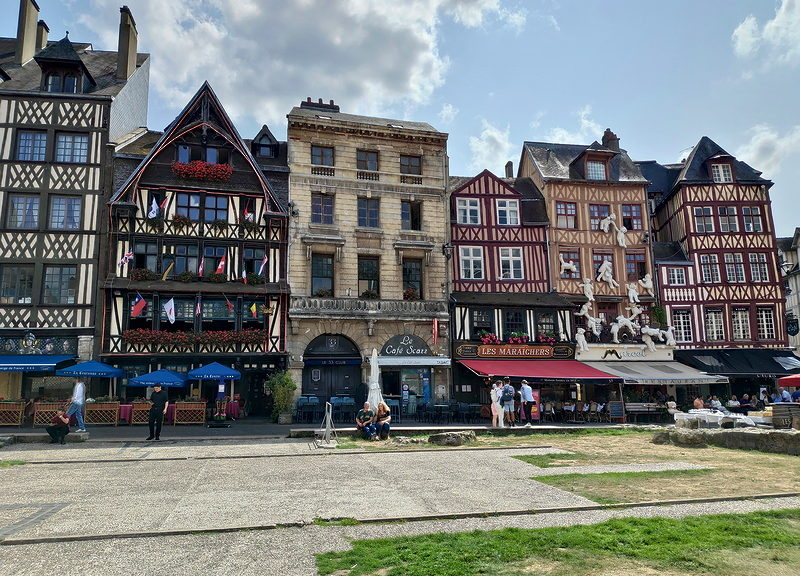
#> input picture course/code/data/basics/rouen.jpg, 800 x 576 px; its folder holds 4 pictures in this run
$ python 03_geometric_transforms.py
#> lines starting #> are read from the running program, lines starting #| are printed output that depends on the picture; after the words box and inside, x2 and y2 are one past the last pixel; in counts of white or black regions, pixels touching at a corner belong together
### course/code/cvutils.py
"""Small helpers shared by every lesson script.

Each lesson is a plain Python script:

    python 05_filtering.py            # opens the figures in a window
    python 05_filtering.py --save out # writes the figures to out/ instead

The helpers only deal with loading data and drawing figures, so the computer
vision code in the lessons stays readable.
"""
import argparse
from pathlib import Path

import cv2
import matplotlib
import numpy as np

DATA = Path(__file__).resolve().parent / "data"

_save_dir = None
_prefix = ""


def setup(lesson):
    """Parse the command line. Call once at the top of a lesson script."""
    global _save_dir, _prefix
    parser = argparse.ArgumentParser(description=f"Lesson {lesson}")
    parser.add_argument("--save", metavar="DIR", help="save figures to DIR instead of showing them")
    args = parser.parse_args()
    _prefix = lesson
    if args.save:
        matplotlib.use("Agg")
        _save_dir = Path(args.save)
        _save_dir.mkdir(parents=True, exist_ok=True)
    np.random.seed(0)


def path(name):
    """Absolute path of a file inside the data/ folder."""
    return DATA / name


def imread(name, flags=cv2.IMREAD_COLOR):
    """cv2.imread that fails loudly instead of silently returning None."""
    img = cv2.imread(str(path(name)), flags)
    if img is None:
        raise FileNotFoundError(f"could not read {path(name)}")
    return img


def _draw(ax, img, title, cmap):
    if img.ndim == 3:
        # OpenCV stores colour images as BGR, Matplotlib expects RGB.
        ax.imshow(cv2.cvtColor(img, cv2.COLOR_BGR2RGB))
    elif img.dtype == np.uint8:
        # Never let Matplotlib stretch the contrast of a uint8 image.
        ax.imshow(img, cmap=cmap, vmin=0, vmax=255)
    elif img.dtype == bool:
        ax.imshow(img, cmap=cmap, vmin=0, vmax=1)
    else:
        ax.imshow(img, cmap=cmap)
    if title:
        ax.set_title(title, fontsize=10)
    ax.axis("off")


# --8<-- [start:show]
def show(name, images, titles=None, cols=None, size=3.4, cmap="gray"):
    """Draw a grid of images. Colour images are assumed to be BGR."""
    import matplotlib.pyplot as plt

    n = len(images)
    cols = cols or n
    rows = (n + cols - 1) // cols
    h, w = images[0].shape[:2]
    cell_h = size * min(max(h / w, 0.3), 1.6)       # follow the aspect ratio of the images
    fig, axes = plt.subplots(rows, cols, figsize=(size * cols, (cell_h + 0.35) * rows), squeeze=False)
    for i, ax in enumerate(axes.flat):
        if i < n:
            _draw(ax, images[i], titles[i] if titles else None, cmap)
        else:
            ax.axis("off")
    finish(name, fig)
# --8<-- [end:show]


def figure(cols=1, rows=1, size=(4.2, 3.2)):
    """Create a figure for custom plots (histograms, curves, 3-D...)."""
    import matplotlib.pyplot as plt

    return plt.subplots(rows, cols, figsize=(size[0] * cols, size[1] * rows), squeeze=False)


def finish(name, fig):
    """Save the figure (with --save) or show it."""
    import matplotlib.pyplot as plt

    fig.tight_layout()
    if _save_dir is not None:
        out = _save_dir / f"{_prefix}-{name}.webp"
        fig.savefig(out, dpi=110, pil_kwargs={"quality": 82})
        print(f"saved {out}")
        plt.close(fig)
    else:
        plt.show()

### course/code/03_geometric_transforms.py
"""Lesson 03 - Geometric transforms: rotation, homogeneous coordinates, affine and perspective warps."""
import cv2
import numpy as np

import cvutils as U

U.setup("03")

# --8<-- [start:rotate_point]
def rotation(theta):
    c, s = np.cos(theta), np.sin(theta)
    return np.array([[c, -s],
                     [s, c]])


p = np.array([2, 4])
p_rot = rotation(np.pi / 2) @ p
print(p, "->", p_rot.round(3))   # [2 4] -> [-4. 2.]
# --8<-- [end:rotate_point]

fig, axes = U.figure(1, 1, size=(3.6, 3.6))
ax = axes[0, 0]
for q, c, label in [(p, "#2563eb", "p"), (p_rot, "#dc2626", "R(90°) p")]:
    ax.plot([0, q[0]], [0, q[1]], color=c)
    ax.plot(*q, "o", color=c, label=label)
ax.axhline(0, color="k", lw=.8)
ax.axvline(0, color="k", lw=.8)
ax.set_xlim(-5, 5)
ax.set_ylim(-5, 5)
ax.set_aspect("equal")
ax.grid(alpha=.3)
ax.legend()
U.finish("rotate-point", fig)


# --8<-- [start:homogeneous]
def T(tx, ty):
    return np.array([[1, 0, tx], [0, 1, ty], [0, 0, 1]], float)


def R(theta):
    c, s = np.cos(theta), np.sin(theta)
    return np.array([[c, -s, 0], [s, c, 0], [0, 0, 1]])


def S(sx, sy):
    return np.array([[sx, 0, 0], [0, sy, 0], [0, 0, 1]], float)


M = T(1.5, 2.3) @ R(np.pi / 2) @ S(1, 1)      # scale, then rotate, then translate
ph = np.array([2, 4, 1])                      # the point (2, 4) in homogeneous form
q = M @ ph
back = np.linalg.inv(M) @ q                   # the inverse undoes the whole chain
print(q[:2], back[:2])                        # [-2.5  4.3] [2. 4.]

# 3-D works the same way with 4x4 matrices: [[R, t], [0 0 0 1]]
# --8<-- [end:homogeneous]

img = U.imread("basics/rouen.jpg")
#> in imread, img is the input picture: shape (576, 800, 3); mean B, G, R 121, 122.6, 118.6
h, w = img.shape[:2]
#> h = 576; w = 800


# --8<-- [start:forward]
def warp_forward(img, A):
    """Push every source pixel to its destination: leaves holes."""
    out = np.zeros_like(img)
    ys, xs = np.mgrid[0:img.shape[0], 0:img.shape[1]]
    src = np.stack([xs.ravel(), ys.ravel(), np.ones(xs.size)])  # 3 x N, (x, y, 1)
    dst = A @ src
    xd, yd = np.round(dst[0]).astype(int), np.round(dst[1]).astype(int)
    ok = (xd >= 0) & (xd < img.shape[1]) & (yd >= 0) & (yd < img.shape[0])
    out[yd[ok], xd[ok]] = img[ys.ravel()[ok], xs.ravel()[ok]]
    return out
# --8<-- [end:forward]


# --8<-- [start:inverse]
def warp_inverse(img, A, out_shape=None):
    """For every *destination* pixel, look up where it comes from (no holes)."""
    oh, ow = out_shape or img.shape[:2]
    A_inv = np.linalg.inv(A)
    ys, xs = np.mgrid[0:oh, 0:ow]
    dst = np.stack([xs.ravel(), ys.ravel(), np.ones(xs.size)])
    src = A_inv @ dst
    src = src[:2] / src[2]                      # divide by w (needed for perspective)
    xs_src, ys_src = np.round(src).astype(int)  # nearest neighbour lookup
    ok = (xs_src >= 0) & (xs_src < img.shape[1]) & (ys_src >= 0) & (ys_src < img.shape[0])
    out = np.zeros((oh, ow) + img.shape[2:], img.dtype)
    out.reshape(oh * ow, -1)[ok] = img[ys_src[ok], xs_src[ok]].reshape(ok.sum(), -1)
    return out
# --8<-- [end:inverse]


# rotate 30 degrees and scale 1.4x around the image centre
A = T(w / 2, h / 2) @ R(np.deg2rad(30)) @ S(1.4, 1.4) @ T(-w / 2, -h / 2)
U.show("forward-inverse", [warp_forward(img, A), warp_inverse(img, A)],
       ["forward mapping (holes)", "inverse mapping"], size=4.6)
#> in warp_forward, `out[yd[ok], xd[ok]] = img[ys.ravel()[ok], xs.ravel()[ok]]`:
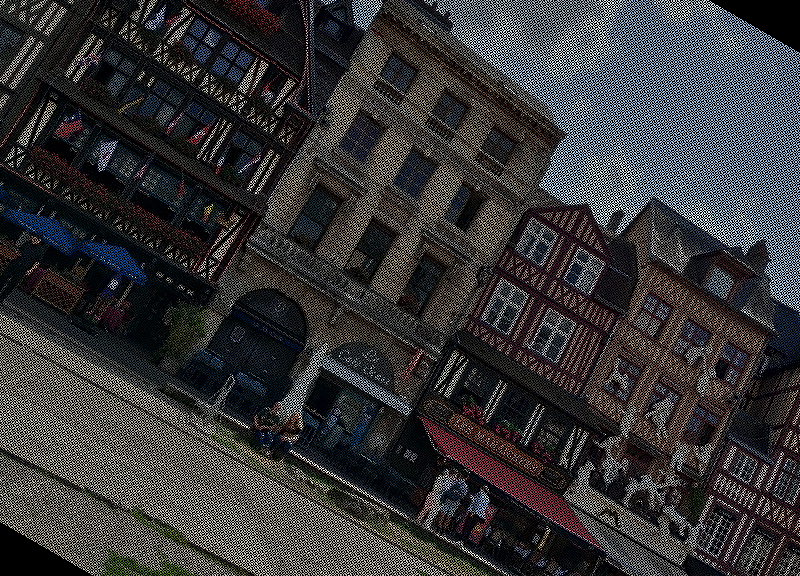
#> out: shape (576, 800, 3); mean B, G, R 55.6, 54.6, 54.7
#> in warp_inverse, `oh, ow = out_shape or img.shape[:2]`: oh = 576; ow = 800
#> in warp_inverse, `ys, xs = np.mgrid[0:oh, 0:ow]`:
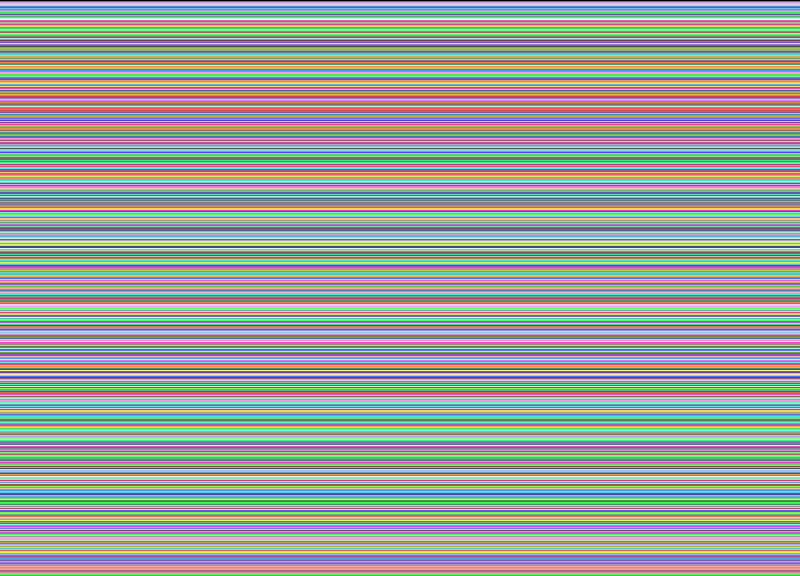
#> ys: shape (576, 800) int64; 576 distinct labels, from 0 to 575; one colour per label, 0 black
#> in warp_inverse, `ys, xs = np.mgrid[0:oh, 0:ow]`:
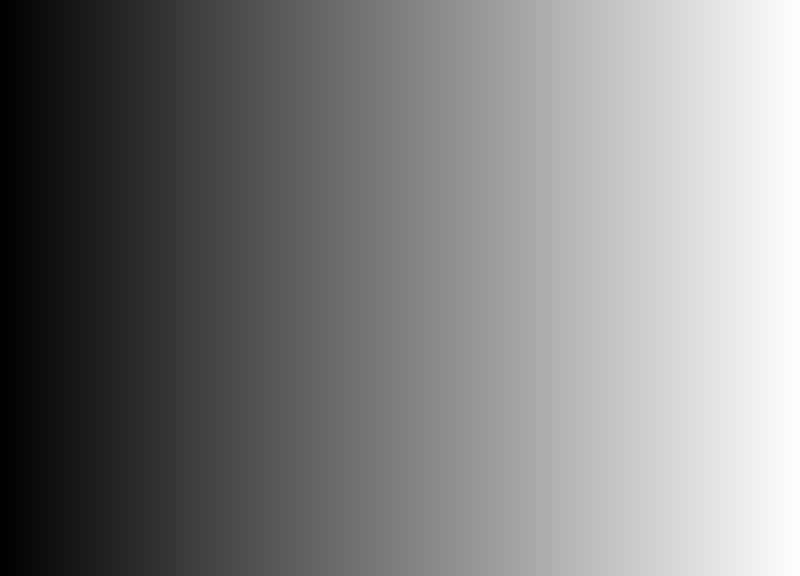
#> xs: shape (576, 800) int64; min 0, max 799, mean 399.5; drawn with min black and max white
#> in show, `n = len(images)`: n = 2
#> in show, `rows = (n + cols - 1) // cols`: rows = 1
#> the loop in show, `for i, ax in enumerate(axes.flat):` made 2 passes

# --8<-- [start:opencv_affine]
M_rot = cv2.getRotationMatrix2D(center=(w / 2, h / 2), angle=45, scale=1.0)  # 2x3 matrix
rotated = cv2.warpAffine(img, M_rot, (w, h))

shear = np.float32([[1, 0.4, 0], [0, 1, 0]])
sheared = cv2.warpAffine(img, shear, (int(w * 1.4), h))

# an affine map is fully defined by 3 point correspondences
src_tri = np.float32([[0, 0], [w - 1, 0], [0, h - 1]])
#> src_tri = [[0, 0], [799, 0], [0, 575]]
dst_tri = np.float32([[0, h * 0.33], [w * 0.85, h * 0.25], [w * 0.15, h * 0.7]])
#> dst_tri = [[0, 190.1], [680, 144], [120, 403.2]]
M_aff = cv2.getAffineTransform(src_tri, dst_tri)
affine = cv2.warpAffine(img, M_aff, (w, h))
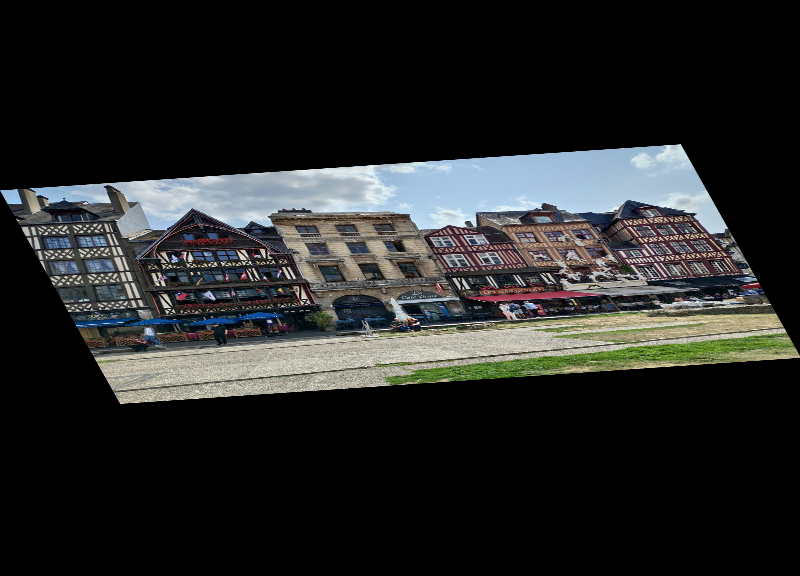
#> affine: shape (576, 800, 3); mean B, G, R 39.7, 40.2, 38.8
# --8<-- [end:opencv_affine]
U.show("affine", [rotated, sheared, affine], ["getRotationMatrix2D(45°)", "shear", "getAffineTransform"],
       size=4)
#> the loop in show (call 2), `for i, ax in enumerate(axes.flat):` made 3 passes

# --8<-- [start:perspective]
road = U.imread("features/estrada.jpg")       # 500 x 281 road picture
#> call 2 of imread, with name = 'features/estrada.jpg', flags = 1
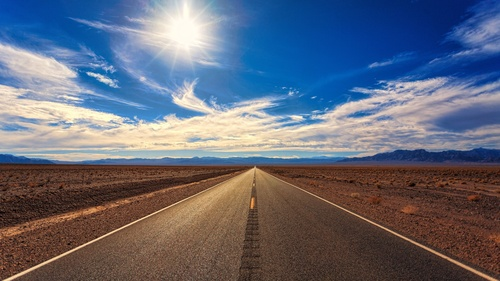
#> input picture course/code/data/features/estrada.jpg, 500 x 281 px
#> in imread, img is the input picture: shape (281, 500, 3); mean B, G, R 121, 105.3, 100.2
# four points on the road surface (a trapezoid in the image)...
src = np.float32([[205, 160], [295, 160], [480, 280], [20, 280]])
# ...that are a rectangle when seen from above
dst = np.float32([[150, 0], [350, 0], [350, 500], [150, 500]])
H = cv2.getPerspectiveTransform(src, dst)     # 3x3 homography
top_view = cv2.warpPerspective(road, H, (500, 500))
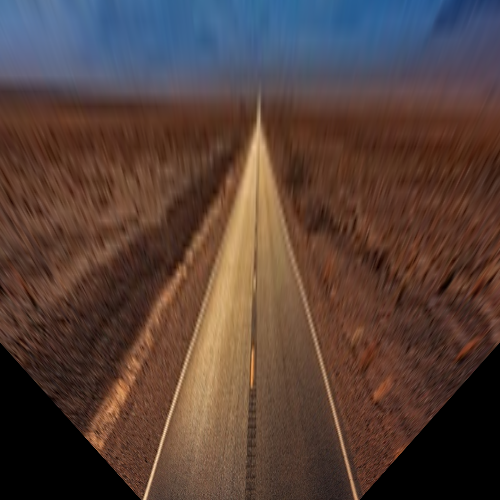
#> top_view: shape (500, 500, 3); mean B, G, R 58.2, 65, 85.6
top_view_mine = warp_inverse(road, H, (500, 500))
# --8<-- [end:perspective]
print("max |mine - OpenCV|:", np.abs(top_view.astype(int) - top_view_mine).mean().round(2), "(mean)")
#| max |mine - OpenCV|: 3.65 (mean)

annot = road.copy()
cv2.polylines(annot, [src.astype(np.int32)], True, (0, 0, 255), 2)
#> annot: shape (281, 500, 3); 1.88% of pixels changed, all inside (x1, y1, x2, y2) = (19, 159, 482, 281)
U.show("perspective", [annot, top_view, top_view_mine],
       ["4 points on the road", "warpPerspective", "warp_inverse (ours)"], size=4)
#> call 4 of finish, with name = 'perspective'
#> in finish (call 4), `plt.show()`:
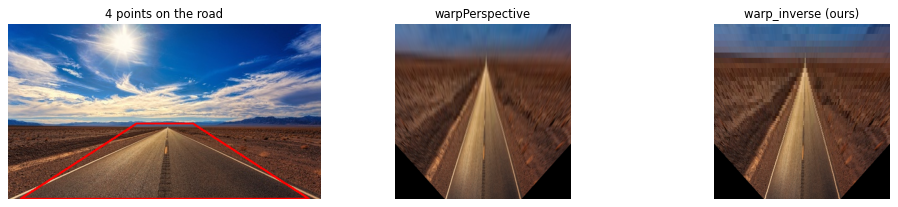
#> figure drawn by matplotlib, 3 panels
